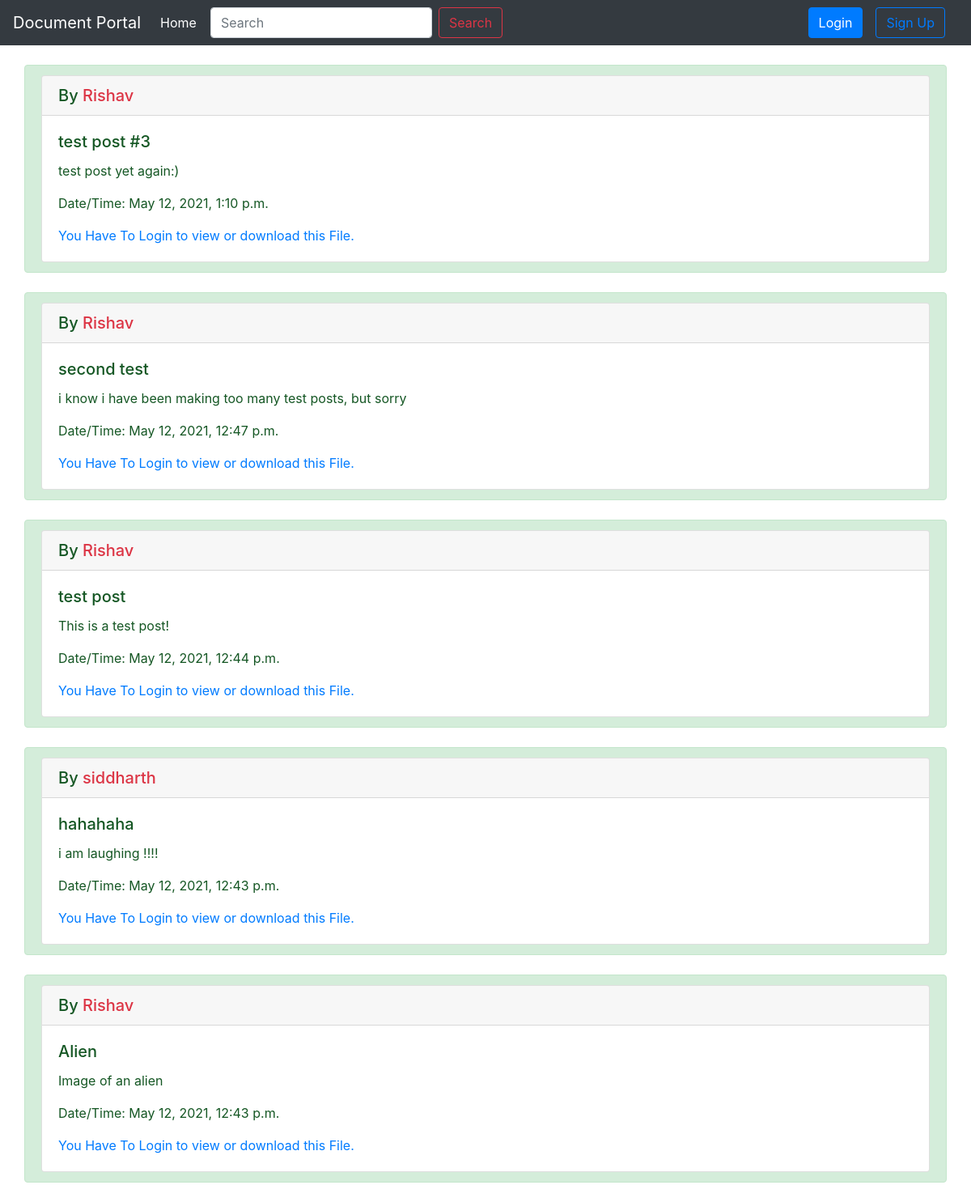
The page / on the database its author committed.
### main/models.py (models this page shows, shortened)
class Post(models.Model):
    user = models.ForeignKey(User, on_delete=models.CASCADE)
    title = models.CharField(max_length=200)
    file_field = models.FileField(upload_to='uploads/')
    file_date = models.DateTimeField(auto_now=True)
    desc = models.TextField()

class User(models.Model):
    username = models.CharField(max_length=50)
    password = models.CharField(max_length=50)
    def __str__(self):
        return self.username

### main/views.py (the view, shortened to what this page needs)
# urls.py: path('', views.HomePageView.as_view(), name='home'),
class HomePageView(ListView):
    def get(self, request):
        all_posts = Post.objects.all().order_by('-id')
        post_dict = {'posts': all_posts}
        return render(request, 'main/home.html', post_dict)

### templates/main/home.html (shortened to what this page needs)
{% extends 'main/base.html' %}
{% block body %}
{% for post in posts %}
<div class="container my-4 alert alert-success">
    <div class="card">
        <h5 class="card-header">By <a style="text-decoration:none; color:#DC3545;"
                href="{% url 'profile' post.user.username %}">{{post.user}}</a></h5>
        <div class="card-body">
            <h5 class="card-title">{{post.title}}</h5>
            <p class="card-text">{{post.desc}}</p>
            <p>Date/Time: <span id="datetime">{{post.file_date}}</span></p>
            {% if request.session.user %}
            <a href="{{MEDIA_URL}}/{{post.file_field.url}}" class="btn btn-warning" target="_blank">View</a>
            <a href="{{MEDIA_URL}}/{{post.file_field.url}}" class="btn btn-info mx-4" download>Download</a>
            {% else %}
            <a href="#">You Have To Login to view or download this File.</a>
            {% endif %}
        </div>
    </div>
</div>
{% endfor %}
{% endblock %}

### rows shown on the page
Post: user "Rishav", title "test post #3", desc "test post yet again:)", file_date "May 12, 2021, 1:10 p.m."
Post: user "Rishav", title "second test", desc "i know i have been making too many test posts, but sorry", file_date "May 12, 2021, 12:47 p.m."
Post: user "Rishav", title "test post", desc "This is a test post!", file_date "May 12, 2021, 12:44 p.m."
Post: user "siddharth", title "hahahaha", desc "i am laughing !!!!", file_date "May 12, 2021, 12:43 p.m."
Post: user "Rishav", title "Alien", desc "Image of an alien", file_date "May 12, 2021, 12:43 p.m."
